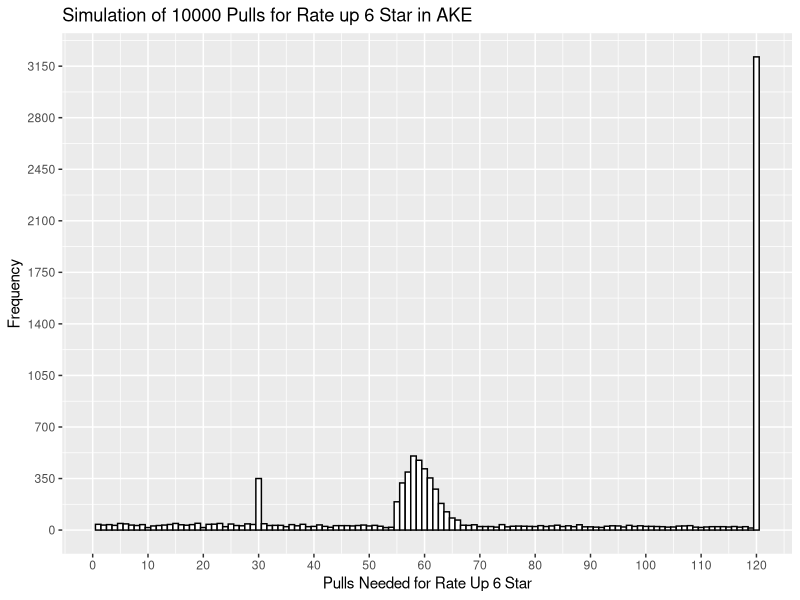
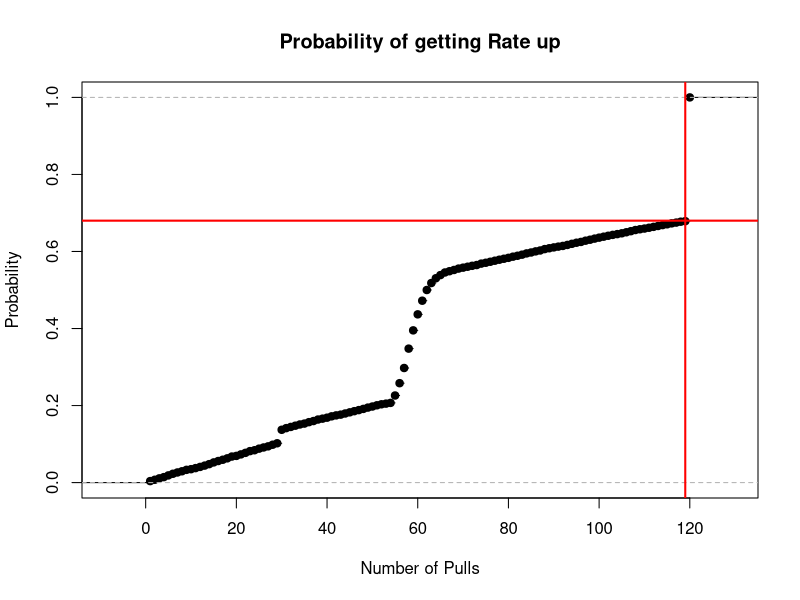

The R script that drew these images, in order:
## ---- chunk 1
rateup = 0
star_level = c("4and5-star", "6-star", "6-star(rate-up)")

gacha_weapon = function(pity){
    pulls = 0
    SixStarPity = pity
    tokens = 0
    while (rateup < 1){
      pulls = pulls + 1
      SixStarPity = SixStarPity + 1
      probw = c(0.96, 0.03, 0.01)
      prob1 = c(0.96, 0.03, 0.01)
      if (SixStarPity >= 4){
        prob1 = c(0, 0.75, 0.25)
        SixStarPity = 0
      }
      if (pulls == 8){
        prob1 = c(0, 0, 1)
      }
      x_list = sample(star_level, size = 9, probw , replace = TRUE)
      x_list = c(x_list, sample(star_level, size = 1, prob1 , replace = TRUE))
      bool1 = "6-star(rate-up)" %in% x_list 
      if (bool1 == TRUE){
        SixStarPity = 0
        rateup = 1
      }
}
return (pulls)
}

sim_weapons = function(attempts){
  n = 0
  total_pulls = c()
  while (n < attempts){
    n = n + 1
    gachaonce = gacha_weapon(0)
    total_pulls = c(total_pulls, gachaonce)

  }
  return (mean(total_pulls))
}

## ---- chunk 2

free_gacha = function(sixpity, fivepity){
    rateup = 0
    star_level = c("4-star", "5-star", "6-star", "6-star(rate-up)")
    prob = c(0.912, 0.08, 0.004, 0.004)
    pulls = 0
    SixStarPity = sixpity
    FiveStarPity = fivepity
    tokens = 0
    while (rateup < 1){
      pulls = pulls + 1
      SixStarPity = SixStarPity + 1
      FiveStarPity = FiveStarPity + 1
      prob = c(0.912, 0.08, 0.004, 0.004)
      if (SixStarPity >= 65){
        prob[1] = prob[1]*(1-(0.05*(SixStarPity-64)))
        prob[2] = prob[2]*(1-(0.05*(SixStarPity-64)))
        prob[3] = prob[3] + (0.025*(SixStarPity-64))
        prob[4] = prob[4] + (0.025*(SixStarPity-64))
      }
      else if (SixStarPity == 80){
        prob = c(0, 0, 0.5, 0.5)
      }
      else if (FiveStarPity >= 10){
        prob = c(0, 1, 0, 0)
      }
      x = sample(star_level, size = 1, prob , replace = TRUE)
      if (x == "6-star(rate-up)"){
        SixStarPity = 0
        FiveStarPity = 0
        rateup = 1
        tokens = tokens + 2000
      }
      else if (x == "6-star"){
        SixStarPity = 0
        FiveStarPity = 0
        tokens = tokens + 2000
      }
        else if (x == "5-star"){
        FiveStarPity = 0
        tokens = tokens + 200
      }
      else{
        tokens = tokens + 20
      }
      if (pulls == 10){
        return (c(SixStarPity, FiveStarPity, pulls, rateup, tokens))
      }
}
return (c(SixStarPity, FiveStarPity, pulls, rateup, tokens))
}

gacha_no_pity = function(pity){
  star_level = c("4-star", "5-star", "6-star", "6-star(rate-up)")
    prob = c(0.912, 0.08, 0.004, 0.004)
    pulls = 0
    SixStarPity = pity
    FiveStarPity = 0
    tokens = 0
    while (rateup < 1){
      pulls = pulls + 1
      SixStarPity = SixStarPity + 1
      FiveStarPity = FiveStarPity + 1
      prob = c(0.912, 0.08, 0.004, 0.004)
      if (SixStarPity >= 65){
        prob[1] = prob[1]*(1-(0.05*(SixStarPity-64)))
        prob[2] = prob[2]*(1-(0.05*(SixStarPity-64)))
        prob[3] = prob[3] + (0.025*(SixStarPity-64))
        prob[4] = prob[4] + (0.025*(SixStarPity-64))
      }
      else if (SixStarPity == 80){
        prob = c(0, 0, 0.5, 0.5)
      }
      else if (FiveStarPity >= 10){
        prob = c(0, 1, 0, 0)
      }
      if (pulls == 30){
        free = free_gacha(SixStarPity, FiveStarPity)
        tokens = tokens + free[5]
        rateup = rateup + free[4]
        SixStarPity = free[1]
        FiveStarPity = free[2]
      }
      x = sample(star_level, size = 1, prob , replace = TRUE)
      if (x == "6-star(rate-up)"){
        SixStarPity = 0
        FiveStarPity = 0
        rateup = 1
        tokens = tokens + 2000
      }
      else if (x == "6-star"){
        SixStarPity = 0
        FiveStarPity = 0
        tokens = tokens + 2000
      }
        else if (x == "5-star"){
        FiveStarPity = 0
        tokens = tokens + 200
      }
      else{
        tokens = tokens + 20
      }
}
return (c(tokens, pulls))
}

sim_no_pity = function(attempts){
  n = 0
  total_pulls = c()
  total_tokens = c()
  while (n < attempts){
    n = n + 1
    gachaonce = gacha_no_pity(0)
    total_pulls = c(total_pulls, gachaonce[2])
    total_tokens = c(total_tokens, gachaonce[1])
  }
  return (c(mean(total_pulls), mean(total_tokens)))
}
  
list_pulls = function(attempts){
  n = 0
  total_pulls = c()
  total_tokens = c()
  while (n < attempts){
    n = n + 1
    gachaonce = gacha(0)
    total_pulls = c(total_pulls, gachaonce[2])
    total_tokens = c(total_tokens, gachaonce[1])
  }
  return (total_pulls)
}
## ---- chunk 3

free_gacha = function(sixpity, fivepity){
  rateup = 0
  star_level = c("4-star", "5-star", "6-star", "6-star(rate-up)")
    prob = c(0.912, 0.08, 0.004, 0.004)
    pulls = 0
    SixStarPity = sixpity
    FiveStarPity = fivepity
    tokens = 0
    while (rateup < 1){
      pulls = pulls + 1
      SixStarPity = SixStarPity + 1
      FiveStarPity = FiveStarPity + 1
      prob = c(0.912, 0.08, 0.004, 0.004)
      if (SixStarPity >= 65){
        prob[1] = prob[1]*(1-(0.05*(SixStarPity-64)))
        prob[2] = prob[2]*(1-(0.05*(SixStarPity-64)))
        prob[3] = prob[3] + (0.025*(SixStarPity-64))
        prob[4] = prob[4] + (0.025*(SixStarPity-64))
      }
      else if (SixStarPity == 80){
        prob = c(0, 0, 0.5, 0.5)
      }
      else if (FiveStarPity >= 10){
        prob = c(0, 1, 0, 0)
      }
      x = sample(star_level, size = 1, prob , replace = TRUE)
      if (x == "6-star(rate-up)"){
        SixStarPity = 0
        rateup = 1
        tokens = tokens + 2000
      }
      else if (x == "6-star"){
        SixStarPity = 0
        tokens = tokens + 2000
      }
        else if (x == "5-star"){
        FiveStarPity = 0
        tokens = tokens + 200
      }
      else{
        tokens = tokens + 20
      }
      if (pulls == 10){
        return (c(SixStarPity, FiveStarPity, pulls, rateup, tokens))
      }
}
return (c(SixStarPity, FiveStarPity, pulls, rateup, tokens))
}

gacha = function(pity){
    prob = c(0.912, 0.08, 0.004, 0.004)
    star_level = c("4-star", "5-star", "6-star", "6-star(rate-up)")
    pulls = 0
    SixStarPity = pity
    FiveStarPity = 0
    tokens = 0
    while (rateup < 1){
      pulls = pulls + 1
      SixStarPity = SixStarPity + 1
      FiveStarPity = FiveStarPity + 1
      prob = c(0.912, 0.08, 0.004, 0.004)
      if (SixStarPity >= 65){
        prob[1] = prob[1]*(1-(0.05*(SixStarPity-64)))
        prob[2] = prob[2]*(1-(0.05*(SixStarPity-64)))
        prob[3] = prob[3] + (0.025*(SixStarPity-64))
        prob[4] = prob[4] + (0.025*(SixStarPity-64))
      }
      else if (SixStarPity == 80){
        prob = c(0, 0, 0.5, 0.5)
      }
      else if (FiveStarPity >= 10){
        prob = c(0, 1, 0, 0)
      }
      if (pulls == 120){
        prob = c(0, 0, 0, 1)
      }
      if (pulls == 30){
        free = free_gacha(SixStarPity, FiveStarPity)
        tokens = tokens + free[5]
        rateup = rateup + free[4]
        SixStarPity = free[1]
        FiveStarPity = free[2]
      }
      x = sample(star_level, size = 1, prob , replace = TRUE)
      if (x == "6-star(rate-up)"){
        SixStarPity = 0
        FiveStarPity = 0
        rateup = 1
        tokens = tokens + 2000
      }
      else if (x == "6-star"){
        SixStarPity = 0
        FiveStarPity = 0
        tokens = tokens + 2000
      }
        else if (x == "5-star"){
        FiveStarPity = 0
        tokens = tokens + 200
      }
      else{
        tokens = tokens + 20
      }
}
return (c(tokens, pulls))
}

sim = function(attempts){
  n = 0
  total_pulls = c()
  total_tokens = c()
  while (n < attempts){
    n = n + 1
    gachaonce = gacha(0)
    total_pulls = c(total_pulls, gachaonce[2])
    total_tokens = c(total_tokens, gachaonce[1])
  }
  return (c(mean(total_pulls), mean(total_tokens)))
}
  
list_pulls = function(attempts){
  n = 0
  total_pulls = c()
  total_tokens = c()
  while (n < attempts){
    n = n + 1
    gachaonce = gacha(0)
    total_pulls = c(total_pulls, gachaonce[2])
    total_tokens = c(total_tokens, gachaonce[1])
  }
  return (total_pulls)
}
## ---- chunk 4
library(ggplot2)
##With 120 Pity
weapon_sim = sim_weapons(10000)
print("Average Number of Arsenal Tokens for a 6 Star Rate up Weapon is:")
weapon_sim*1980
gacha_sim = sim(50000)
print("Average Number of Pulls for 6 Star Rate Up Character is:")
gacha_sim[1]
print("Average Arsenal Tokens Obtained is:")
gacha_sim[2]
##Roughly 75 pulls per 6 star on average. Probably will get enough arsenal tokens to get signature weapon, since on average you need around 3k more. Considering the free pulls from rate up and standard banner and weeklies, you can probably get it by the end of the 3 cycles. Compared to Wuthering Waves, Wuwa is 1.8 percent including pity. If we include the 50/50 and guaranteed after that it is around 83.3 pulls. With Weapon which is same odds but guaranteed, is around 138.8.

##What About Without 120 Pity?
gacha_sim_no_pity = sim_no_pity(10000)
print("Average Number of Pulls for 6 Star Rate Up Character is(Without Pity):")
gacha_sim_no_pity[1]
print("Average Arsenal Tokens Obtained is:")
gacha_sim_no_pity[2]

##Roughly 25 more pulls needed on average, so by saving to 120 pulls, on average you are saving a quarter of the costs.

data = list_pulls(10000)
data_frame <- data.frame(data)
ggplot(data_frame, aes(x = data)) + labs(title = "Simulation of 10000 Pulls for Rate up 6 Star in AKE", y = "Frequency", x = "Pulls Needed for Rate Up 6 Star") + geom_histogram(bins = 120, colour="black", fill="white") + scale_x_continuous(breaks = round(seq(0, 120, by = 10),1)) + scale_y_continuous(breaks = round(seq(0, 3500, by = 350),1)) 

#Note, the jump at 30 pulls is due to the extra 10 pulls, which is also why pity seems to start early

p <- ecdf(data)
plot(p, xlab='Number of Pulls', ylab='Probability', main='Probability of getting Rate up')
abline(h = 0.68, col = "red", lwd = 2)
abline(v = 119, col = "red", lwd = 2)

#Roughly 1 in 3 chances of reaching the 120 pity, so if you haven't gotten it by 120, its not that uncommon.

#Conclusion: Save for 120 pulls. Also with the 120 pity, AKE takes less pulls that any other gacha game, very generous system, and keep in mind that we pretty much get the weapon for free.
